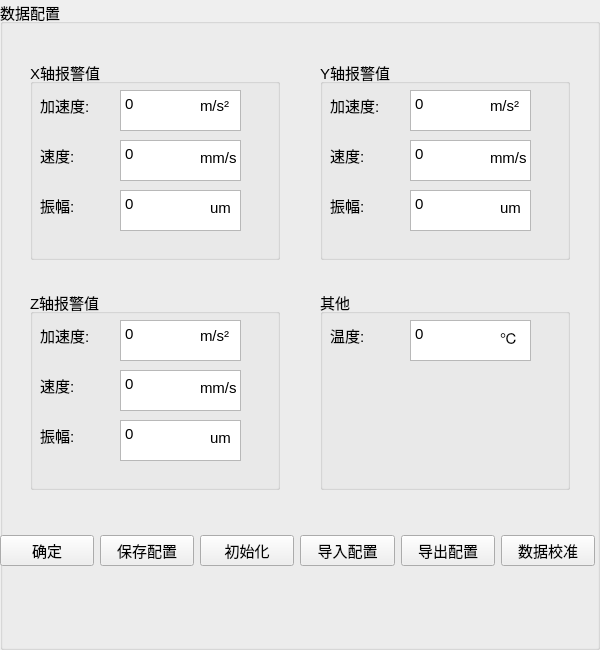
        <widget class="QGroupBox" name="groupBox_2_1">
         <property name="minimumSize">
          <size>
           <width>600</width>
           <height>650</height>
          </size>
         </property>
         <property name="maximumSize">
          <size>
           <width>600</width>
           <height>650</height>
          </size>
         </property>
         <property name="font">
          <font>
           <pointsize>11</pointsize>
          </font>
         </property>
         <property name="title">
          <string>数据配置</string>
         </property>
         <widget class="QGroupBox" name="groupBox_9">
          <property name="geometry">
           <rect>
            <x>30</x>
            <y>60</y>
            <width>250</width>
            <height>200</height>
           </rect>
          </property>
          <property name="minimumSize">
           <size>
            <width>250</width>
            <height>200</height>
           </size>
          </property>
          <property name="maximumSize">
           <size>
            <width>250</width>
            <height>200</height>
           </size>
          </property>
          <property name="font">
           <font>
            <pointsize>11</pointsize>
           </font>
          </property>
          <property name="title">
           <string>X轴报警值</string>
          </property>
          <widget class="QLabel" name="label_15">
           <property name="geometry">
            <rect>
             <x>10</x>
             <y>30</y>
             <width>71</width>
             <height>31</height>
            </rect>
           </property>
           <property name="text">
            <string>加速度:</string>
           </property>
          </widget>
          <widget class="QLabel" name="label_16">
           <property name="geometry">
            <rect>
             <x>10</x>
             <y>80</y>
             <width>61</width>
             <height>31</height>
            </rect>
           </property>
           <property name="text">
            <string>速度:</string>
           </property>
          </widget>
          <widget class="QLabel" name="label_17">
           <property name="geometry">
            <rect>
             <x>10</x>
             <y>130</y>
             <width>61</width>
             <height>31</height>
            </rect>
           </property>
           <property name="text">
            <string>振幅:</string>
           </property>
          </widget>
          <widget class="QTextEdit" name="textEdit_2_X_acceleration">
           <property name="geometry">
            <rect>
             <x>90</x>
             <y>30</y>
             <width>121</width>
             <height>41</height>
            </rect>
           </property>
           <property name="html">
            <string>&lt;!DOCTYPE HTML PUBLIC &quot;-//W3C//DTD HTML 4.0//EN&quot; &quot;http://www.w3.org/TR/REC-html40/strict.dtd&quot;&gt;
&lt;html&gt;&lt;head&gt;&lt;meta name=&quot;qrichtext&quot; content=&quot;1&quot; /&gt;&lt;style type=&quot;text/css&quot;&gt;
p, li { white-space: pre-wrap; }
&lt;/style&gt;&lt;/head&gt;&lt;body style=&quot; font-family:'SimSun'; font-size:11pt; font-weight:400; font-style:normal;&quot;&gt;
&lt;p style=&quot; margin-top:0px; margin-bottom:0px; margin-left:0px; margin-right:0px; -qt-block-indent:0; text-indent:0px;&quot;&gt;0&lt;/p&gt;&lt;/body&gt;&lt;/html&gt;</string>
           </property>
          </widget>
          <widget class="QTextEdit" name="textEdit_2_X_speed">
           <property name="geometry">
            <rect>
             <x>90</x>
             <y>80</y>
             <width>121</width>
             <height>41</height>
            </rect>
           </property>
           <property name="html">
            <string>&lt;!DOCTYPE HTML PUBLIC &quot;-//W3C//DTD HTML 4.0//EN&quot; &quot;http://www.w3.org/TR/REC-html40/strict.dtd&quot;&gt;
&lt;html&gt;&lt;head&gt;&lt;meta name=&quot;qrichtext&quot; content=&quot;1&quot; /&gt;&lt;style type=&quot;text/css&quot;&gt;
p, li { white-space: pre-wrap; }
&lt;/style&gt;&lt;/head&gt;&lt;body style=&quot; font-family:'SimSun'; font-size:11pt; font-weight:400; font-style:normal;&quot;&gt;
&lt;p style=&quot; margin-top:0px; margin-bottom:0px; margin-left:0px; margin-right:0px; -qt-block-indent:0; text-indent:0px;&quot;&gt;0&lt;/p&gt;&lt;/body&gt;&lt;/html&gt;</string>
           </property>
          </widget>
          <widget class="QTextEdit" name="textEdit_2_X_amplitude">
           <property name="geometry">
            <rect>
             <x>90</x>
             <y>130</y>
             <width>121</width>
             <height>41</height>
            </rect>
           </property>
           <property name="html">
            <string>&lt;!DOCTYPE HTML PUBLIC &quot;-//W3C//DTD HTML 4.0//EN&quot; &quot;http://www.w3.org/TR/REC-html40/strict.dtd&quot;&gt;
&lt;html&gt;&lt;head&gt;&lt;meta name=&quot;qrichtext&quot; content=&quot;1&quot; /&gt;&lt;style type=&quot;text/css&quot;&gt;
p, li { white-space: pre-wrap; }
&lt;/style&gt;&lt;/head&gt;&lt;body style=&quot; font-family:'SimSun'; font-size:11pt; font-weight:400; font-style:normal;&quot;&gt;
&lt;p style=&quot; margin-top:0px; margin-bottom:0px; margin-left:0px; margin-right:0px; -qt-block-indent:0; text-indent:0px;&quot;&gt;0&lt;/p&gt;&lt;/body&gt;&lt;/html&gt;</string>
           </property>
          </widget>
          <widget class="QLabel" name="label_44">
           <property name="geometry">
            <rect>
             <x>170</x>
             <y>30</y>
             <width>61</width>
             <height>31</height>
            </rect>
           </property>
           <property name="text">
            <string>m/s²</string>
           </property>
          </widget>
          <widget class="QLabel" name="label_47">
           <property name="geometry">
            <rect>
             <x>170</x>
             <y>90</y>
             <width>72</width>
             <height>15</height>
            </rect>
           </property>
           <property name="text">
            <string>mm/s</string>
           </property>
          </widget>
          <widget class="QLabel" name="label_50">
           <property name="geometry">
            <rect>
             <x>180</x>
             <y>140</y>
             <width>72</width>
             <height>15</height>
            </rect>
           </property>
           <property name="text">
            <string>um</string>
           </property>
          </widget>
         </widget>
         <widget class="QGroupBox" name="groupBox_2_QiTa">
          <property name="geometry">
           <rect>
            <x>320</x>
            <y>290</y>
            <width>250</width>
            <height>200</height>
           </rect>
          </property>
          <property name="minimumSize">
           <size>
            <width>250</width>
            <height>200</height>
           </size>
          </property>
          <property name="maximumSize">
           <size>
            <width>250</width>
            <height>200</height>
           </size>
          </property>
          <property name="font">
           <font>
            <pointsize>11</pointsize>
           </font>
          </property>
          <property name="title">
           <string>其他</string>
          </property>
          <widget class="QLabel" name="label_18">
           <property name="geometry">
            <rect>
             <x>10</x>
             <y>30</y>
             <width>51</width>
             <height>31</height>
            </rect>
           </property>
           <property name="text">
            <string>温度:</string>
           </property>
          </widget>
          <widget class="QTextEdit" name="textEdit_2_Temperture">
           <property name="geometry">
            <rect>
             <x>90</x>
             <y>30</y>
             <width>121</width>
             <height>41</height>
            </rect>
           </property>
           <property name="html">
            <string>&lt;!DOCTYPE HTML PUBLIC &quot;-//W3C//DTD HTML 4.0//EN&quot; &quot;http://www.w3.org/TR/REC-html40/strict.dtd&quot;&gt;
&lt;html&gt;&lt;head&gt;&lt;meta name=&quot;qrichtext&quot; content=&quot;1&quot; /&gt;&lt;style type=&quot;text/css&quot;&gt;
p, li { white-space: pre-wrap; }
&lt;/style&gt;&lt;/head&gt;&lt;body style=&quot; font-family:'SimSun'; font-size:11pt; font-weight:400; font-style:normal;&quot;&gt;
&lt;p style=&quot; margin-top:0px; margin-bottom:0px; margin-left:0px; margin-right:0px; -qt-block-indent:0; text-indent:0px;&quot;&gt;0&lt;/p&gt;&lt;/body&gt;&lt;/html&gt;</string>
           </property>
          </widget>
          <widget class="QLabel" name="label_67">
           <property name="geometry">
            <rect>
             <x>180</x>
             <y>40</y>
             <width>72</width>
             <height>15</height>
            </rect>
           </property>
           <property name="text">
            <string>℃</string>
           </property>
          </widget>
         </widget>
         <widget class="QGroupBox" name="groupBox_2_YValue">
          <property name="geometry">
           <rect>
            <x>320</x>
            <y>60</y>
            <width>250</width>
            <height>200</height>
           </rect>
          </property>
          <property name="minimumSize">
           <size>
            <width>250</width>
            <height>200</height>
           </size>
          </property>
          <property name="maximumSize">
           <size>
            <width>250</width>
            <height>200</height>
           </size>
          </property>
          <property name="font">
           <font>
            <pointsize>11</pointsize>
           </font>
          </property>
          <property name="title">
           <string>Y轴报警值</string>
          </property>
          <widget class="QLabel" name="label_19">
           <property name="geometry">
            <rect>
             <x>10</x>
             <y>30</y>
             <width>71</width>
             <height>31</height>
            </rect>
           </property>
           <property name="text">
            <string>加速度:</string>
           </property>
          </widget>
          <widget class="QLabel" name="label_20">
           <property name="geometry">
            <rect>
             <x>10</x>
             <y>80</y>
             <width>61</width>
             <height>31</height>
            </rect>
           </property>
           <property name="text">
            <string>速度:</string>
           </property>
          </widget>
          <widget class="QLabel" name="label_21">
           <property name="geometry">
            <rect>
             <x>10</x>
             <y>130</y>
             <width>61</width>
             <height>31</height>
            </rect>
           </property>
           <property name="text">
            <string>振幅:</string>
           </property>
          </widget>
          <widget class="QTextBrowser" name="textBrowser_2_Y_amplitude">
           <property name="geometry">
            <rect>
             <x>90</x>
             <y>130</y>
             <width>121</width>
             <height>41</height>
            </rect>
           </property>
           <property name="html">
            <string>&lt;!DOCTYPE HTML PUBLIC &quot;-//W3C//DTD HTML 4.0//EN&quot; &quot;http://www.w3.org/TR/REC-html40/strict.dtd&quot;&gt;
&lt;html&gt;&lt;head&gt;&lt;meta name=&quot;qrichtext&quot; content=&quot;1&quot; /&gt;&lt;style type=&quot;text/css&quot;&gt;
p, li { white-space: pre-wrap; }
&lt;/style&gt;&lt;/head&gt;&lt;body style=&quot; font-family:'SimSun'; font-size:11pt; font-weight:400; font-style:normal;&quot;&gt;
&lt;p style=&quot; margin-top:0px; margin-bottom:0px; margin-left:0px; margin-right:0px; -qt-block-indent:0; text-indent:0px;&quot;&gt;0&lt;/p&gt;&lt;/body&gt;&lt;/html&gt;</string>
           </property>
          </widget>
          <widget class="QTextEdit" name="textEdit_2_Y_speed">
           <property name="geometry">
            <rect>
             <x>90</x>
             <y>80</y>
             <width>121</width>
             <height>41</height>
            </rect>
           </property>
           <property name="html">
            <string>&lt;!DOCTYPE HTML PUBLIC &quot;-//W3C//DTD HTML 4.0//EN&quot; &quot;http://www.w3.org/TR/REC-html40/strict.dtd&quot;&gt;
&lt;html&gt;&lt;head&gt;&lt;meta name=&quot;qrichtext&quot; content=&quot;1&quot; /&gt;&lt;style type=&quot;text/css&quot;&gt;
p, li { white-space: pre-wrap; }
&lt;/style&gt;&lt;/head&gt;&lt;body style=&quot; font-family:'SimSun'; font-size:11pt; font-weight:400; font-style:normal;&quot;&gt;
&lt;p style=&quot; margin-top:0px; margin-bottom:0px; margin-left:0px; margin-right:0px; -qt-block-indent:0; text-indent:0px;&quot;&gt;0&lt;/p&gt;&lt;/body&gt;&lt;/html&gt;</string>
           </property>
          </widget>
          <widget class="QTextEdit" name="textEdit_2_Y_acceleration">
           <property name="geometry">
            <rect>
             <x>90</x>
             <y>30</y>
             <width>121</width>
             <height>41</height>
            </rect>
           </property>
           <property name="html">
            <string>&lt;!DOCTYPE HTML PUBLIC &quot;-//W3C//DTD HTML 4.0//EN&quot; &quot;http://www.w3.org/TR/REC-html40/strict.dtd&quot;&gt;
&lt;html&gt;&lt;head&gt;&lt;meta name=&quot;qrichtext&quot; content=&quot;1&quot; /&gt;&lt;style type=&quot;text/css&quot;&gt;
p, li { white-space: pre-wrap; }
&lt;/style&gt;&lt;/head&gt;&lt;body style=&quot; font-family:'SimSun'; font-size:11pt; font-weight:400; font-style:normal;&quot;&gt;
&lt;p style=&quot; margin-top:0px; margin-bottom:0px; margin-left:0px; margin-right:0px; -qt-block-indent:0; text-indent:0px;&quot;&gt;0&lt;/p&gt;&lt;/body&gt;&lt;/html&gt;</string>
           </property>
          </widget>
          <widget class="QLabel" name="label_45">
           <property name="geometry">
            <rect>
             <x>170</x>
             <y>30</y>
             <width>61</width>
             <height>31</height>
            </rect>
           </property>
           <property name="text">
            <string>m/s²</string>
           </property>
          </widget>
          <widget class="QLabel" name="label_48">
           <property name="geometry">
            <rect>
             <x>170</x>
             <y>90</y>
             <width>72</width>
             <height>15</height>
            </rect>
           </property>
           <property name="text">
            <string>mm/s</string>
           </property>
          </widget>
          <widget class="QLabel" name="label_51">
           <property name="geometry">
            <rect>
             <x>180</x>
             <y>140</y>
             <width>72</width>
             <height>15</height>
            </rect>
           </property>
           <property name="text">
            <string>um</string>
           </property>
          </widget>
         </widget>
         <widget class="QGroupBox" name="groupBox_12">
          <property name="geometry">
           <rect>
            <x>30</x>
            <y>290</y>
            <width>250</width>
            <height>200</height>
           </rect>
          </property>
          <property name="minimumSize">
           <size>
            <width>250</width>
            <height>200</height>
           </size>
          </property>
          <property name="maximumSize">
           <size>
            <width>250</width>
            <height>200</height>
           </size>
          </property>
          <property name="font">
           <font>
            <pointsize>11</pointsize>
           </font>
          </property>
          <property name="title">
           <string>Z轴报警值</string>
          </property>
          <widget class="QLabel" name="label_22">
           <property name="geometry">
            <rect>
             <x>10</x>
             <y>30</y>
             <width>71</width>
             <height>31</height>
            </rect>
           </property>
           <property name="text">
            <string>加速度:</string>
           </property>
          </widget>
          <widget class="QLabel" name="label_23">
           <property name="geometry">
            <rect>
             <x>10</x>
             <y>80</y>
             <width>61</width>
             <height>31</height>
            </rect>
           </property>
           <property name="text">
            <string>速度:</string>
           </property>
          </widget>
          <widget class="QLabel" name="label_24">
           <property name="geometry">
            <rect>
             <x>10</x>
             <y>130</y>
             <width>61</width>
             <height>31</height>
            </rect>
           </property>
           <property name="text">
            <string>振幅:</string>
           </property>
          </widget>
          <widget class="QTextBrowser" name="textBrowser_2_Z_amplitude">
           <property name="geometry">
            <rect>
             <x>90</x>
             <y>130</y>
             <width>121</width>
             <height>41</height>
            </rect>
           </property>
           <property name="html">
            <string>&lt;!DOCTYPE HTML PUBLIC &quot;-//W3C//DTD HTML 4.0//EN&quot; &quot;http://www.w3.org/TR/REC-html40/strict.dtd&quot;&gt;
&lt;html&gt;&lt;head&gt;&lt;meta name=&quot;qrichtext&quot; content=&quot;1&quot; /&gt;&lt;style type=&quot;text/css&quot;&gt;
p, li { white-space: pre-wrap; }
&lt;/style&gt;&lt;/head&gt;&lt;body style=&quot; font-family:'SimSun'; font-size:11pt; font-weight:400; font-style:normal;&quot;&gt;
&lt;p style=&quot; margin-top:0px; margin-bottom:0px; margin-left:0px; margin-right:0px; -qt-block-indent:0; text-indent:0px;&quot;&gt;0&lt;/p&gt;&lt;/body&gt;&lt;/html&gt;</string>
           </property>
          </widget>
          <widget class="QTextEdit" name="textEdit_2_Z_speed">
           <property name="geometry">
            <rect>
             <x>90</x>
             <y>80</y>
             <width>121</width>
             <height>41</height>
            </rect>
           </property>
           <property name="html">
            <string>&lt;!DOCTYPE HTML PUBLIC &quot;-//W3C//DTD HTML 4.0//EN&quot; &quot;http://www.w3.org/TR/REC-html40/strict.dtd&quot;&gt;
&lt;html&gt;&lt;head&gt;&lt;meta name=&quot;qrichtext&quot; content=&quot;1&quot; /&gt;&lt;style type=&quot;text/css&quot;&gt;
p, li { white-space: pre-wrap; }
&lt;/style&gt;&lt;/head&gt;&lt;body style=&quot; font-family:'SimSun'; font-size:11pt; font-weight:400; font-style:normal;&quot;&gt;
&lt;p style=&quot; margin-top:0px; margin-bottom:0px; margin-left:0px; margin-right:0px; -qt-block-indent:0; text-indent:0px;&quot;&gt;0&lt;/p&gt;&lt;/body&gt;&lt;/html&gt;</string>
           </property>
          </widget>
          <widget class="QTextEdit" name="textEdit_2_Z_acceleration">
           <property name="geometry">
            <rect>
             <x>90</x>
             <y>30</y>
             <width>121</width>
             <height>41</height>
            </rect>
           </property>
           <property name="html">
            <string>&lt;!DOCTYPE HTML PUBLIC &quot;-//W3C//DTD HTML 4.0//EN&quot; &quot;http://www.w3.org/TR/REC-html40/strict.dtd&quot;&gt;
&lt;html&gt;&lt;head&gt;&lt;meta name=&quot;qrichtext&quot; content=&quot;1&quot; /&gt;&lt;style type=&quot;text/css&quot;&gt;
p, li { white-space: pre-wrap; }
&lt;/style&gt;&lt;/head&gt;&lt;body style=&quot; font-family:'SimSun'; font-size:11pt; font-weight:400; font-style:normal;&quot;&gt;
&lt;p style=&quot; margin-top:0px; margin-bottom:0px; margin-left:0px; margin-right:0px; -qt-block-indent:0; text-indent:0px;&quot;&gt;0&lt;/p&gt;&lt;/body&gt;&lt;/html&gt;</string>
           </property>
          </widget>
          <widget class="QLabel" name="label_46">
           <property name="geometry">
            <rect>
             <x>170</x>
             <y>30</y>
             <width>61</width>
             <height>31</height>
            </rect>
           </property>
           <property name="text">
            <string>m/s²</string>
           </property>
          </widget>
          <widget class="QLabel" name="label_49">
           <property name="geometry">
            <rect>
             <x>170</x>
             <y>90</y>
             <width>72</width>
             <height>15</height>
            </rect>
           </property>
           <property name="text">
            <string>mm/s</string>
           </property>
          </widget>
          <widget class="QLabel" name="label_52">
           <property name="geometry">
            <rect>
             <x>180</x>
             <y>140</y>
             <width>72</width>
             <height>15</height>
            </rect>
           </property>
           <property name="text">
            <string>um</string>
           </property>
          </widget>
         </widget>
         <widget class="QWidget" name="layoutWidget">
          <property name="geometry">
           <rect>
            <x>0</x>
            <y>530</y>
            <width>595</width>
            <height>41</height>
           </rect>
          </property>
          <layout class="QHBoxLayout" name="horizontalLayout">
           <item>
            <widget class="QPushButton" name="pushButton_2_QueDing">
             <property name="text">
              <string>确定</string>
             </property>
            </widget>
           </item>
           <item>
            <widget class="QPushButton" name="pushButton_2_save">
             <property name="text">
              <string>保存配置</string>
             </property>
            </widget>
           </item>
           <item>
            <widget class="QPushButton" name="pushButton_2_init">
             <property name="text">
              <string>初始化</string>
             </property>
            </widget>
           </item>
           <item>
            <widget class="QPushButton" name="pushButton_2_InputData">
             <property name="text">
              <string>导入配置</string>
             </property>
            </widget>
           </item>
           <item>
            <widget class="QPushButton" name="pushButton_2_OutputData">
             <property name="text">
              <string>导出配置</string>
             </property>
            </widget>
           </item>
           <item>
            <widget class="QPushButton" name="pushButton_2_DataCalibration">
             <property name="text">
              <string>数据校准</string>
             </property>
            </widget>
           </item>
          </layout>
         </widget>
        </widget>
